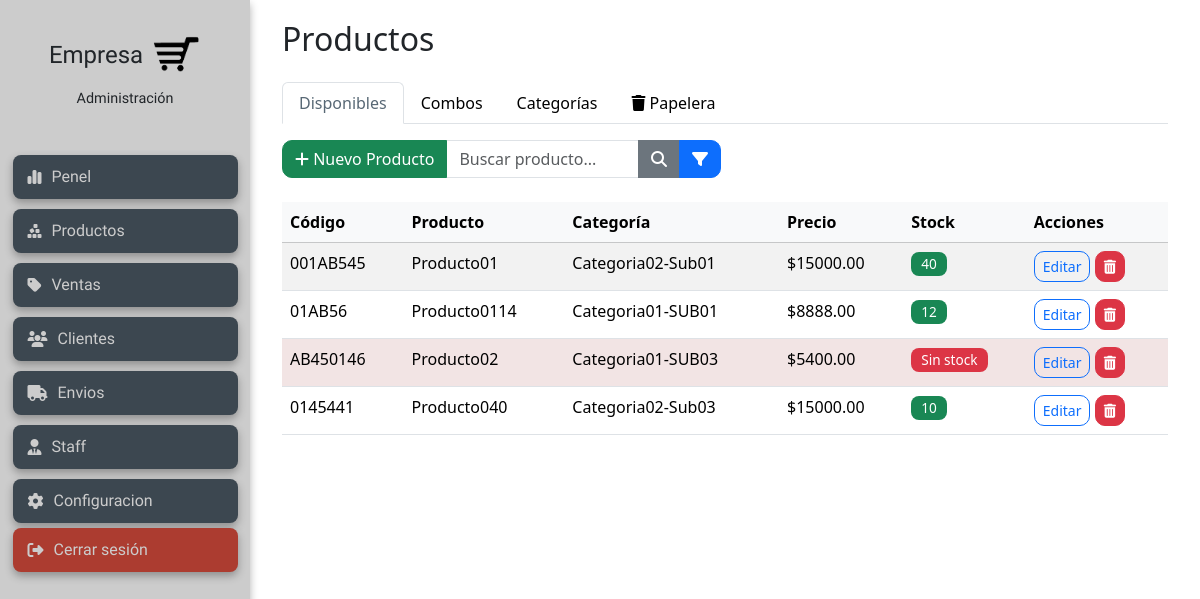
Screenshot of /products/ (signed in) with the database file from the repository.
### products/models.py (models this page shows, shortened)
class Product(models.Model):
    code = models.CharField(max_length=50, unique=True, verbose_name="Código del Producto", blank=True, null=True)
    name = models.CharField(max_length=200, verbose_name="Nombre")
    description = models.TextField(blank=True, verbose_name="Descripción")
    category = models.ForeignKey(
        Category,
        on_delete=models.SET_NULL,
        null=True, blank=True,
        related_name="products",
        verbose_name="Subcategoría"
    )
    price = models.DecimalField(max_digits=10, decimal_places=2, verbose_name="Precio")
    stock = models.IntegerField(verbose_name="Stock")
    available = models.BooleanField(default=True, verbose_name="Disponible")
    created = models.DateTimeField(auto_now_add=True, verbose_name="Fecha de creación")
    updated = models.DateTimeField(auto_now=True, verbose_name="Última modificación")
    class Meta:
        verbose_name = "Producto"
        verbose_name_plural = "Productos"
        ordering = ['name']

class Category(models.Model):
    name = models.CharField(max_length=100, unique=True, verbose_name="Nombre")
    slug = models.SlugField(max_length=100, unique=True, blank=True)
    parent = models.ForeignKey(
        'self',
        on_delete=models.CASCADE,
        null=True,
        blank=True,
        related_name='children',
        verbose_name="Categoría Padre"
    )
    class Meta:
        verbose_name = "Categoría"
        verbose_name_plural = "Categorías"
        ordering = ['name']

### products/views.py (the view)
# urls.py: path('', views.product_list, name='product_list'),
@login_required
def product_list(request):
    category_filter = request.GET.get('category')
    status_filter = request.GET.get('status')
    search_query = request.GET.get('search') or ''  # <- evita "None"
    products = Product.objects.filter(available=True)
    if search_query:
        products = products.filter(Q(name__icontains=search_query) | Q(code__icontains=search_query))
    if category_filter:
        products = products.filter(category_id=category_filter)
    if status_filter == 'in_stock':
        products = products.filter(stock__gt=0)
    elif status_filter == 'out_of_stock':
        products = products.filter(stock__exact=0)
    context = {
        'products': products,
        'categories': Category.objects.all(),
        'filters': {'category': category_filter, 'status': status_filter, 'search': search_query},
        'active_tab': 'available',
    }
    return render(request, 'products/product_list.html', context)

### products/templates/products/product_list.html (shortened to what this page needs)
{% extends "products/products_layout.html" %}
{% load static %}
{% block product_content %}
    <form method="get" class="mb-4">
    <div class="row g-2 align-items-end">
        <div class="col-md-6 position-relative">
            <div class="input-group">
                <a href="{% url 'products:product_create' %}" class="btn btn-success ">
                <i class="fa-solid fa-plus"></i> Nuevo Producto
                </a>
                <input type="text" name="search" id="search"
                        value="{{ filters.search|default_if_none:'' }}"|
                        class="form-control" placeholder="Buscar producto...">
                <button class="btn btn-secondary" type="submit">
                    <i class="fa-solid fa-search"></i>
                </button>
                <button class="btn btn-primary" type="button" id="btnFilterToggle" title="Mostrar/Ocultar filtros">
                    <i class="fa-solid fa-filter"></i>
                </button>
            </div>
        </div>
    </div>
    </form>
    <div>
        <table class="table table-hover table-striped">
            <thead class="table-light">
                <tr>
                    <th>Código</th>
                    <th>Producto</th>
                    <th>Categoría</th>
                    <th>Precio</th>
                    <th>Stock</th>
                    <th>Acciones</th>
                </tr>
            </thead>
            <tbody>
                {% for product in products %}
                <tr class="{% if product.stock == 0 %} resaltado-rojo {% endif %}">
                    <td>{{ product.code|default:"N/A" }}</td>
                    <td>{{ product.name }}</td>
                    <td>{{ product.category.name }}</td>
                    <td>${{ product.price|floatformat:2 }}</td>
                    <td>
                        <span class="badge {% if product.stock > 0 %}bg-success{% else %}bg-danger{% endif %}">
                            {% if product.stock > 0 %} {{ product.stock }}{% else %}Sin stock {% endif %}
                        </span>
                    </td>
                    <td>
                        <a href="{% url 'products:product_edit' product.id %}" class="btn btn-sm btn-outline-primary" title="Editar">
                            Editar
                        </a>
                        <button type="button" class="btn btn-sm btn-danger" data-bs-toggle="modal" data-bs-target="#deleteModal{{ product.id }}" title="Eliminar (a papelera)">
                            <i class="fa-solid fa-trash-can"></i>
                        </button>
                    </td>
                </tr>
                {% empty %}
                <tr>
                    <td colspan="6" class="text-center">No hay productos disponibles.</td>
                </tr>
                {% endfor %}
            </tbody>
        </table>
    </div>
{% endblock product_content %}

### static/css/styleManagement.css (style rules this page uses)
body { margin: 0; font-family: 'Segoe UI', sans-serif; }
.btn { border-radius: 10px; }
.resaltado-rojo td { background-color: rgb(255, 240, 240) !important; }
.badge { font-size: 0.85rem; padding: 5px 10px; border-radius: 8px; font-weight: 500; }

### rows the page displays
Product: code "001AB545", name "Producto01", category.name "Categoria02-Sub01", price "15000.00", stock "40"
Product: code "01AB56", name "Producto0114", category.name "Categoria01-SUB01", price "8888.00", stock "12"
Product: code "AB450146", name "Producto02", category.name "Categoria01-SUB03", price "5400.00", stock "Sin stock"
Product: code "0145441", name "Producto040", category.name "Categoria02-Sub03", price "15000.00", stock "10"
